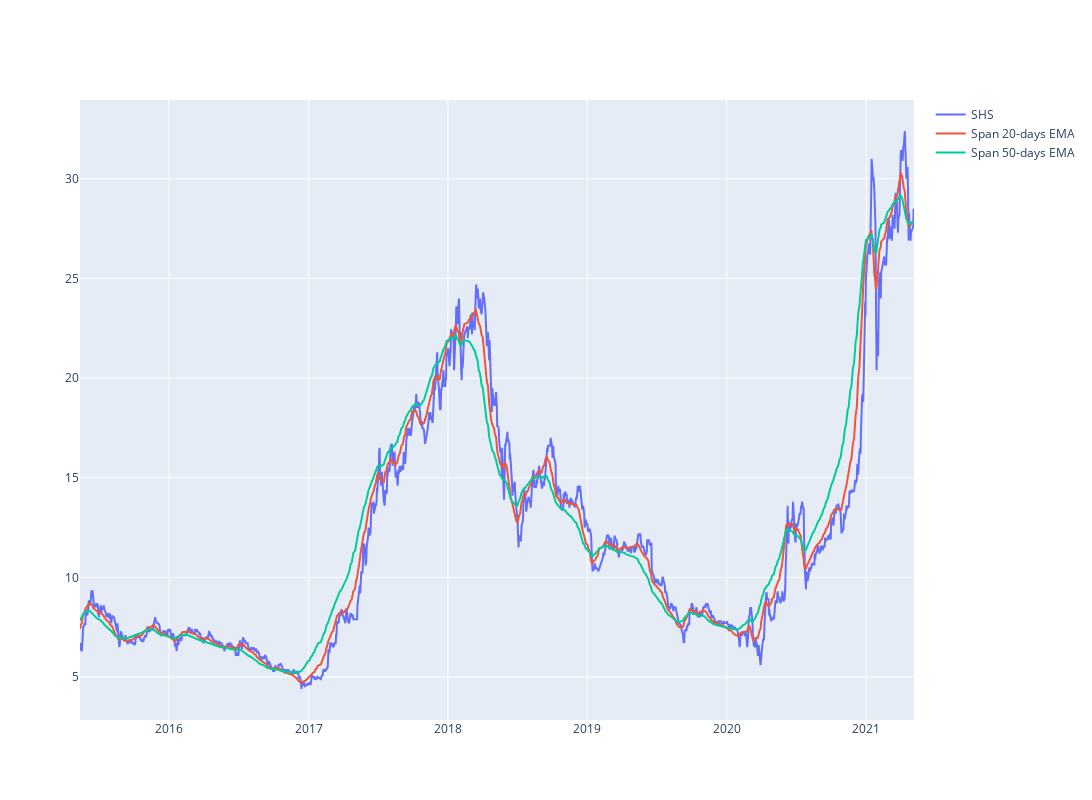

The notebook cell saved with this chart:
### Code cell
#plot linechart for stock price
short_rolling = df['<Close>'].rolling(window=20).mean()

ema_long = df['<Close>'].ewm(span=50, adjust=False).mean()
ema_short = df['<Close>'].ewm(span=20, adjust=False).mean()
line_price = df['<Close>']
fig = go.Figure()
#px.line(df_hpg, x='datetime', y='<Close>', labels={'x':'Date', 'y':'Price'})
fig.update_layout(  autosize=False,   width=1200,    height=800)
fig.add_trace(go.Scatter(x=df.datetime, y=line_price, 
                        mode='lines', name='SHS'))

fig.add_trace(go.Scatter(x=df.datetime, y=ema_short, 
                        mode='lines', name='Span 20-days EMA'))

fig.add_trace(go.Scatter(x=df.datetime, y=ema_long, 
                        mode='lines', name='Span 50-days EMA'))

### Figure 1 — Plotly figure (JSON) as saved in the notebook; plotly's stock layout.template omitted (floating-point values rounded to 4 significant figures; data arrays with more than 128 entries replaced by an {"elided": "..."} marker saying what was removed)
{"data": [{"mode": "lines", "name": "SHS", "type": "scatter", "x": {"elided": "1500 str values"}, "y": {"elided": "1500 float values"}}, {"mode": "lines", "name": "Span 20-days EMA", "type": "scatter", "x": {"elided": "1500 str values"}, "y": {"elided": "1500 float values"}}, {"mode": "lines", "name": "Span 50-days EMA", "type": "scatter", "x": {"elided": "1500 str values"}, "y": {"elided": "1500 float values"}}], "layout": {"autosize": false, "height": 800, "width": 1200}}
